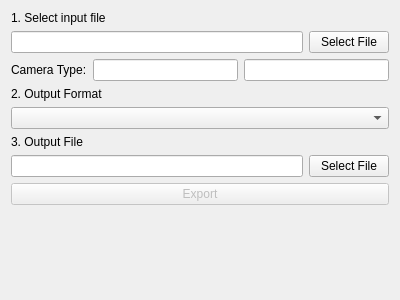
<?xml version="1.0" encoding="UTF-8"?>
<ui version="4.0">
 <class>GpsExportWidget</class>
 <widget class="QWidget" name="GpsExportWidget">
  <property name="geometry">
   <rect>
    <x>0</x>
    <y>0</y>
    <width>400</width>
    <height>300</height>
   </rect>
  </property>
  <property name="windowTitle">
   <string>GPS Export</string>
  </property>
  <layout class="QVBoxLayout" name="verticalLayout_2">
   <item>
    <widget class="QLabel" name="inputFileLabel">
     <property name="text">
      <string>1. Select input file</string>
     </property>
    </widget>
   </item>
   <item>
    <layout class="QHBoxLayout" name="horizontalLayout">
     <item>
      <widget class="QLineEdit" name="inputFileEdit"/>
     </item>
     <item>
      <widget class="QPushButton" name="inputFileButton">
       <property name="text">
        <string>Select File</string>
       </property>
      </widget>
     </item>
    </layout>
   </item>
   <item>
    <layout class="QHBoxLayout" name="horizontalLayout_3">
     <item>
      <widget class="QLabel" name="cameraTypeLabel">
       <property name="text">
        <string>Camera Type:</string>
       </property>
      </widget>
     </item>
     <item>
      <widget class="QLineEdit" name="cameraTypeLine">
       <property name="readOnly">
        <bool>true</bool>
       </property>
      </widget>
     </item>
     <item>
      <widget class="QLineEdit" name="cameraSupportLine">
       <property name="readOnly">
        <bool>true</bool>
       </property>
      </widget>
     </item>
    </layout>
   </item>
   <item>
    <widget class="QLabel" name="formatLabel">
     <property name="text">
      <string>2. Output Format</string>
     </property>
    </widget>
   </item>
   <item>
    <widget class="QComboBox" name="outputFormatComboBox"/>
   </item>
   <item>
    <widget class="QLabel" name="outputFileLabel">
     <property name="text">
      <string>3. Output File</string>
     </property>
    </widget>
   </item>
   <item>
    <layout class="QHBoxLayout" name="horizontalLayout_2">
     <item>
      <widget class="QLineEdit" name="outputFileEdit"/>
     </item>
     <item>
      <widget class="QPushButton" name="outputFileButton">
       <property name="text">
        <string>Select File</string>
       </property>
      </widget>
     </item>
    </layout>
   </item>
   <item>
    <widget class="QPushButton" name="exportButton">
     <property name="enabled">
      <bool>false</bool>
     </property>
     <property name="text">
      <string>Export</string>
     </property>
    </widget>
   </item>
   <item>
    <spacer name="verticalSpacer">
     <property name="orientation">
      <enum>Qt::Vertical</enum>
     </property>
     <property name="sizeHint" stdset="0">
      <size>
       <width>20</width>
       <height>40</height>
      </size>
     </property>
    </spacer>
   </item>
  </layout>
 </widget>
 <resources/>
 <connections/>
</ui>
